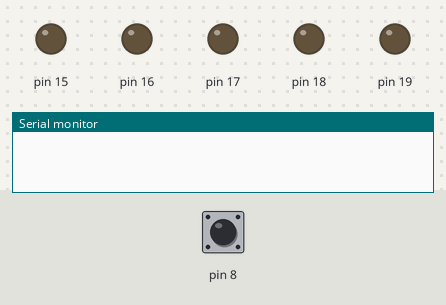
Recording of a sketch running on a simulated Arduino Uno, built with avr-gcc and run on an emulated ATmega328P. Shown: output pins drawn as LEDs (lit = HIGH), the last lines printed to the serial monitor. The test bench sets the inputs (shaded band); at power-on: pin 8 HIGH. Random numbers use the default seed unless the sketch sets one.

Above: at 1.2 s.
1.3 s: pin 8 pulled LOW for 3.2 s
At 1.9 s:
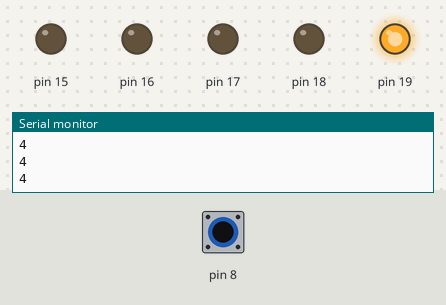
At 4.5 s:
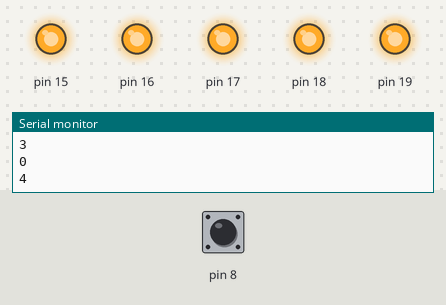
Timing chart, 0 to 6.0 s (numbered marks = the images above; inputs shaded):
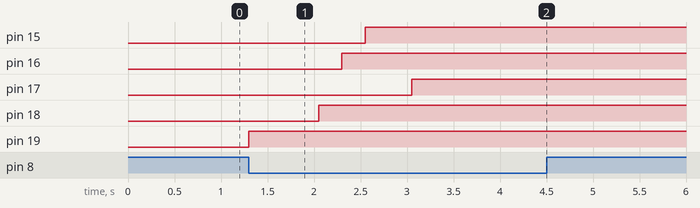

The sketch:

Rastgele_LED_1.ino
```cpp
void setup() {
  // put your setup code here, to run once:
  for (int i = 15; i <= 19; i++)
    pinMode(i, OUTPUT);

  pinMode(8, INPUT_PULLUP);

  Serial.begin(9600);
  randomSeed(analogRead(0));
}

void loop() {
  // put your main code here, to run repeatedly:
  int btnDeger = digitalRead(8);
  if (btnDeger == 0) {    // butona basılınca 0 gelir
                          //0 ve 4 arasında sınırlar dahil
    int rnd = random(5);  //0-1-2-3-4
    Serial.println(rnd);

    if (rnd == 0)
      digitalWrite(15, 1);
    else if (rnd == 1)
      digitalWrite(16, 1);
    else if (rnd == 2)
      digitalWrite(17, 1);
    else if (rnd == 3)
      digitalWrite(18, 1);
    else if (rnd == 4)
      digitalWrite(19, 1);

    delay(250);//butona bas-çek süresi
  }


  // 10 ve 19 arasında sınırlar dahil
  //rnd = random(10, 20);
  //Serial.println(rnd);

  //delay(500);
}
```

Measured:
- after the input at 1.3 s, pin 15: LOW → HIGH after 1.3 s; pin 16: LOW → HIGH after 1.0 s; pin 17: LOW → HIGH after 1.8 s; pin 18: LOW → HIGH after 0.75 s; pin 19: LOW → HIGH at once
